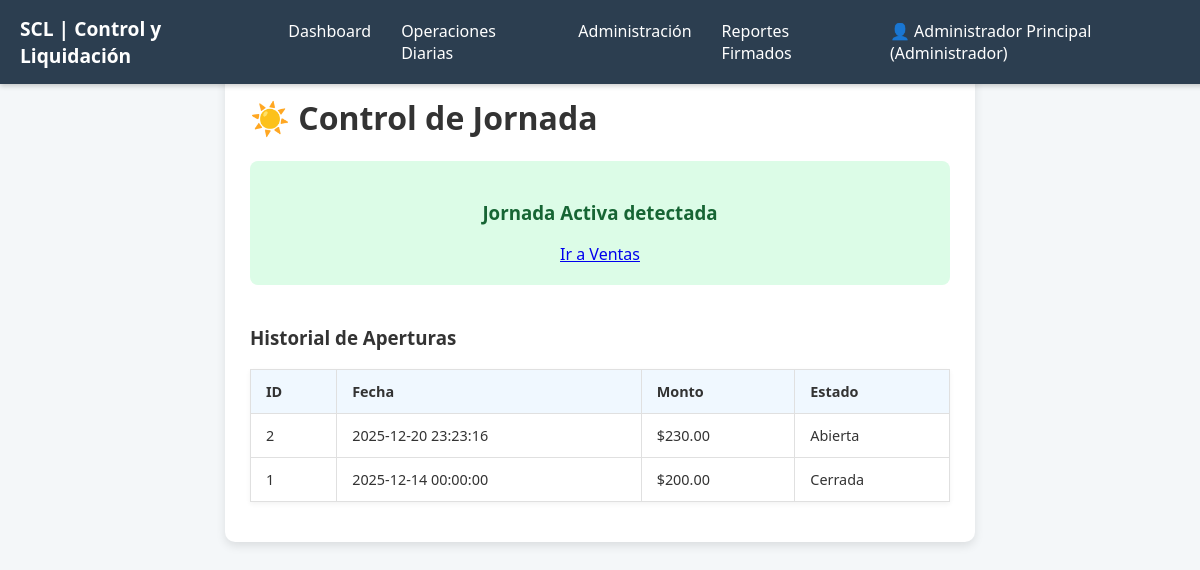
The app's page /gestion/form_jornada.php (signed in) with its own data.
### tables this page shows
CREATE TABLE `control_jornadas` (
  `id_jornada` int(11) NOT NULL,
  `fecha_apertura` datetime DEFAULT NULL,
  `id_usuario_apertura_fk` int(11) DEFAULT NULL,
  `id_usuario_cierre_fk` int(11) DEFAULT NULL,
  `monto_apertura` decimal(10,2) NOT NULL,
  `monto_ventas_sistema` decimal(10,2) DEFAULT 0.00,
  `monto_conteo_fisico` decimal(10,2) DEFAULT 0.00,
  `diferencia` decimal(10,2) DEFAULT 0.00,
  `estado_jornada` varchar(20) DEFAULT 'Abierta',
  `notas` text DEFAULT NULL,
  `apertura_timestamp` timestamp NOT NULL DEFAULT current_timestamp(),
  `cierre_timestamp` datetime DEFAULT NULL,
  `fecha_cierre` datetime DEFAULT NULL,
  `monto_cierre_real` decimal(10,2) DEFAULT NULL,
  `observaciones` text DEFAULT NULL
);

### includes/auth.php (called while the page is built, shortened)
<?php
function obtenerJornadaActiva($conn) {
    $sql = "SELECT id_jornada FROM control_jornadas WHERE estado_jornada = 'Abierta' OR estado_jornada = '1' LIMIT 1";
    $res = $conn->query($sql);
    if ($res && $res->num_rows > 0) {
        $row = $res->fetch_assoc();
        return $row['id_jornada'];
    }
    return false;
}
?>

### gestion/form_jornada.php (the view, shortened to what this page needs)
<?php
include '../includes/auth.php';
include '../includes/db_connect.php';
$id_jornada_activa = obtenerJornadaActiva($conn);
$sql_historial = "SELECT j.*, u.user_full_name
                  FROM control_jornadas j
                  LEFT JOIN usuarios u ON j.id_usuario_apertura_fk = u.id_usuario
                  ORDER BY j.id_jornada DESC LIMIT 10";
$historial = $conn->query($sql_historial);
?>
<!DOCTYPE html>
<html lang="es">
<head>
    <link rel="stylesheet" href="../css/style.css">
</head>
<body>
    <?php include '../includes/menu.php'; ?>
    <div class="container">
        <h1>☀️ Control de Jornada</h1>
        <?php if (!$id_jornada_activa): ?>
            <form method="POST">
                <label>Monto Inicial en Caja (Fondo):</label>
                <input type="number" step="0.01" name="monto_apertura" required
                       style="width:100%; padding:12px; margin:10px 0; font-size:1.5em; text-align:center;">
                <button type="submit" name="btn_abrir_jornada" class="btn-abrir">INICIAR JORNADA AHORA</button>
            </form>
        <?php else: ?>
            <div style="text-align:center; padding:20px; background:#dcfce7; color:#166534; border-radius:8px;">
                <h3>Jornada Activa detectada</h3>
                <a href="form_transacciones.php" class="btn-login">Ir a Ventas</a>
            </div>
        <?php endif; ?>
        <h3 style="margin-top:40px;">Historial de Aperturas</h3>
        <?php if (isset($error_historial)): ?>
            <p style="color:red;"><?php echo $error_historial; ?></p>
        <?php else: ?>
            <table width="100%" border="1" style="border-collapse:collapse; margin-top:10px;">
                <thead>
                    <tr style="background:#f8fafc;">
                        <th>ID</th>
                        <th>Fecha</th>
                        <th>Monto</th>
                        <th>Estado</th>
                    </tr>
                </thead>
                <tbody>
                    <?php while($row = $historial->fetch_assoc()): ?>
                    <tr>
                        <td><?php echo $row['id_jornada']; ?></td>
                        <td><?php echo $row['fecha_apertura']; ?></td>
                        <td>$<?php echo number_format($row['monto_apertura'], 2); ?></td>
                        <td><?php echo $row['estado_jornada']; ?></td>
                    </tr>
                    <?php endwhile; ?>
                </tbody>
            </table>
        <?php endif; ?>
    </div>
</body>
</html>

### css/style.css (style rules this page uses)
body { font-family: 'Segoe UI', Tahoma, Geneva, Verdana, sans-serif; background-color: #f4f7f9; margin: 0; padding: 20px; color: #333; }
table { width: 100%; border-collapse: collapse; margin: 15px 0; box-shadow: 0 2px 5px rgba(0, 0, 0, 0.05); }
th, td { border: 1px solid #e0e0e0; padding: 12px 15px; text-align: left; font-size: 0.9em; }
th { background-color: #f0f8ff; color: #333; font-weight: bold; }

### gestion/form_jornada.php (style rules this page uses)
.container { max-width: 700px; margin: 30px auto; background: white; padding: 25px; border-radius: 10px; box-shadow: 0 4px 10px rgba(0,0,0,0.1); }

### records on screen
control_jornadas: id_jornada "2", fecha_apertura "2025-12-20 23:23:16", monto_apertura "230.00", estado_jornada "Abierta"
control_jornadas: id_jornada "1", fecha_apertura "2025-12-14 00:00:00", monto_apertura "200.00", estado_jornada "Cerrada"

### other values on screen
$user_display "Administrador Principal (Administrador)"
